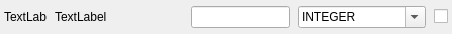
<?xml version="1.0" encoding="UTF-8"?>
<ui version="4.0">
 <class>Form</class>
 <widget class="QWidget" name="Form">
  <property name="geometry">
   <rect>
    <x>0</x>
    <y>0</y>
    <width>452</width>
    <height>34</height>
   </rect>
  </property>
  <property name="minimumSize">
   <size>
    <width>128</width>
    <height>0</height>
   </size>
  </property>
  <property name="windowTitle">
   <string>Form</string>
  </property>
  <layout class="QHBoxLayout" name="horizontalLayout">
   <property name="spacing">
    <number>8</number>
   </property>
   <property name="leftMargin">
    <number>4</number>
   </property>
   <property name="topMargin">
    <number>4</number>
   </property>
   <property name="rightMargin">
    <number>4</number>
   </property>
   <property name="bottomMargin">
    <number>4</number>
   </property>
   <item>
    <widget class="QLabel" name="idxLabel">
     <property name="sizePolicy">
      <sizepolicy hsizetype="Minimum" vsizetype="Preferred">
       <horstretch>0</horstretch>
       <verstretch>0</verstretch>
      </sizepolicy>
     </property>
     <property name="minimumSize">
      <size>
       <width>20</width>
       <height>0</height>
      </size>
     </property>
     <property name="text">
      <string>TextLabel</string>
     </property>
    </widget>
   </item>
   <item>
    <widget class="QLabel" name="description">
     <property name="minimumSize">
      <size>
       <width>128</width>
       <height>0</height>
      </size>
     </property>
     <property name="text">
      <string>TextLabel</string>
     </property>
    </widget>
   </item>
   <item>
    <widget class="QLineEdit" name="name"/>
   </item>
   <item>
    <widget class="QComboBox" name="dataType">
     <property name="minimumSize">
      <size>
       <width>128</width>
       <height>0</height>
      </size>
     </property>
     <property name="editable">
      <bool>true</bool>
     </property>
     <item>
      <property name="text">
       <string>INTEGER</string>
      </property>
     </item>
     <item>
      <property name="text">
       <string>NUMBER(16,2)</string>
      </property>
     </item>
     <item>
      <property name="text">
       <string>CHAR(20)</string>
      </property>
     </item>
     <item>
      <property name="text">
       <string>VARCHAR(200)</string>
      </property>
     </item>
     <item>
      <property name="text">
       <string>TEXT</string>
      </property>
     </item>
    </widget>
   </item>
   <item>
    <widget class="QCheckBox" name="checkBox">
     <property name="text">
      <string/>
     </property>
    </widget>
   </item>
  </layout>
 </widget>
 <resources/>
 <connections/>
</ui>
